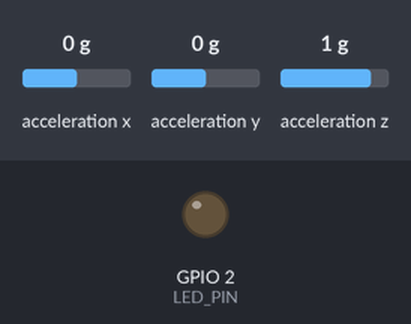
A sketch run on a simulated ESP32. Shown: output pins drawn as LEDs (lit = HIGH). Wiring (inferred from the names in the program): MPU-6050 motion sensor at I2C address 0x68. Inputs (shaded band) come from the test bench; at power-on: acceleration z 1 g, acceleration x 0 g, acceleration y 0 g. WiFi joins after 1.5 s; servers stay silent unless stated; uploads are accepted with an empty reply; the local clock reads 2024-03-15 10:24:30 at power-on unless the sketch sets it; what the sketch prints to the serial monitor is not drawn.

Above: at 5.9 s.
6.0 s: acceleration z set to 0.4 g
7.5 s: acceleration z set to 0.1 g
9.1 s: acceleration x set to -0.3 g
At 9.78 s:
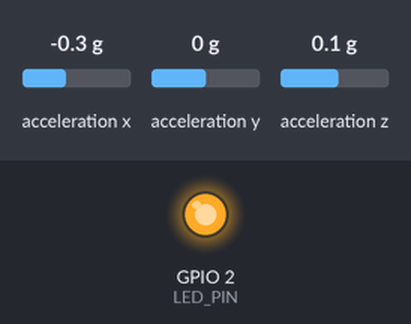
Timing chart, 0 to 12.3 s (numbered marks = the images above; inputs shaded):
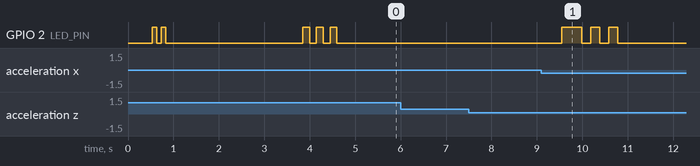

The sketch:

safestep_FINAL.ino
```cpp
/**
 * ╔══════════════════════════════════════════════════════════════════╗
 * ║                    SAFESTEP FALL DETECTION                       ║
 * ║              ESP32 + MPU6050 Production Firmware                 ║
 * ║                   FINAL VERSION - READY TO UPLOAD                ║
 * ╚══════════════════════════════════════════════════════════════════╝
 *
 * FEATURES:
 * - Delta-based fall detection (superior accuracy)
 * - HTTP retry with RSSI warnings
 * - Token caching optimized
 * - NTP time sync
 *
 * HARDWARE CONNECTIONS:
 * - MPU6050 VCC  → ESP32 3.3V
 * - MPU6050 GND  → ESP32 GND
 * - MPU6050 SDA  → ESP32 GPIO21
 * - MPU6050 SCL  → ESP32 GPIO22
 *
 * Version: 2.1.0 FINAL
 */

#include <WiFi.h>
#include <HTTPClient.h>
#include <WiFiClientSecure.h>
#include <ArduinoJson.h>
#include <Wire.h>
#include "time.h"
#include <math.h>

// ════════════════════════════════════════════════════════════════════
// ▶ YOUR CONFIGURATION (READY TO USE!)
// ════════════════════════════════════════════════════════════════════

const char* WIFI_SSID = "Harish";
const char* WIFI_PASSWORD = "Harish0519";
const char* WORKER_URL = "https://safestep-fcm-relay.harishkumar-sp5511.workers.dev";
const char* FCM_TOKEN = "fOkz1phjTxy9OUC7YjPBiB:APA91bFTe2KwAqpikownFmm0LqCcG7UoJXTuZVxRWUYLKzDEf8sRXc3OMoNn5-hnpsuGRqu_uBjw8DawHIoqYIeWaM3PxYOCcBL6y5WzlaOpe6VZvKtUMMQ";
const char* DEVICE_ID = "ESP32_01";
const char* FIRMWARE_VERSION = "2.1.0";

// ════════════════════════════════════════════════════════════════════
// ▶ FALL DETECTION PARAMETERS (Tuned for real falls)
// ════════════════════════════════════════════════════════════════════

const float IMPACT_THRESHOLD_G = 2.5;          // Delta trigger threshold
const float FREEFALL_THRESHOLD_G = 0.3;        // Near-freefall detection
const float ORIENTATION_CHANGE_DEG = 50.0;     // Significant angle change
const unsigned long POST_IMPACT_WINDOW_MS = 2000;
const float POST_IMPACT_STILLNESS_G = 0.25;
const unsigned long ALERT_COOLDOWN_MS = 30000; // 30s between alerts
const int HTTP_RETRY_COUNT = 2;
const int RSSI_WARNING_THRESHOLD = -80;

// ════════════════════════════════════════════════════════════════════
// ▶ MPU6050 CONFIGURATION
// ════════════════════════════════════════════════════════════════════
const int MPU6050_ADDR = 0x68;
const int MPU6050_PWR_MGMT_1 = 0x6B;
const int MPU6050_ACCEL_XOUT_H = 0x3B;
const int MPU6050_ACCEL_CONFIG = 0x1C;
const int MPU6050_WHO_AM_I = 0x75;
const int LED_PIN = 2;

// ════════════════════════════════════════════════════════════════════
// ▶ GLOBAL VARIABLES
// ════════════════════════════════════════════════════════════════════
WiFiClientSecure wifiClient;
HTTPClient http;

float accelX = 0, accelY = 0, accelZ = 0;
float pitch = 0, roll = 0;
float totalAccelG = 0;
float baselineX = 0, baselineY = 0, baselineZ = 0;
float baselineMag = 1.0;
bool isCalibrated = false;

enum DeviceState { STATE_IDLE, STATE_IMPACT_DETECTED, STATE_ANALYZING_FALL, STATE_FALL_CONFIRMED, STATE_COOLDOWN };
DeviceState currentState = STATE_IDLE;

unsigned long lastAlertTime = 0;
unsigned long impactDetectedTime = 0;
unsigned long lastPostureCheck = 0;

float impactBuffer[10];
int bufferIndex = 0;

const char* ntpServer = "pool.ntp.org";
const long gmtOffset_sec = 19800;  // IST
const int daylightOffset_sec = 0;

// ════════════════════════════════════════════════════════════════════
// ▶ SETUP
// ════════════════════════════════════════════════════════════════════
void setup() {
    Serial.begin(115200);
    delay(500);

    printBanner();

    pinMode(LED_PIN, OUTPUT);
    digitalWrite(LED_PIN, LOW);
    blinkLED(2, 100);

    Wire.begin();

    if (!initMPU6050()) {
        Serial.println("❌ MPU6050 FAILED! Check: SDA→21, SCL→22");
        while (true) { blinkLED(5, 100); delay(1000); }
    }

    connectWiFi();
    configTime(gmtOffset_sec, daylightOffset_sec, ntpServer);
    wifiClient.setInsecure(); // Prototype only
    calibrateAccelerometer();

    // Prefill buffer
    for (int i = 0; i < 10; i++) {
        readMPU6050();
        impactBuffer[i] = fabs(totalAccelG - baselineMag);
        delay(20);
    }

    Serial.println("\n═══════════════════════════════════════");
    Serial.println("✅ SafeStep Ready - Shake hard to test!");
    Serial.println("═══════════════════════════════════════\n");
    blinkLED(3, 150);
}

// ════════════════════════════════════════════════════════════════════
// ▶ MAIN LOOP
// ════════════════════════════════════════════════════════════════════
void loop() {
    if (WiFi.status() != WL_CONNECTED) connectWiFi();

    readMPU6050();
    calculateOrientation();

    float deltaG = fabs(totalAccelG - baselineMag);
    impactBuffer[bufferIndex] = deltaG;
    bufferIndex = (bufferIndex + 1) % 10;

    switch (currentState) {
        case STATE_IDLE:
            if (deltaG > IMPACT_THRESHOLD_G) {
                Serial.printf("\n⚠️ IMPACT! Delta: %.2fg\n", deltaG);
                impactDetectedTime = millis();
                currentState = STATE_IMPACT_DETECTED;
                blinkLED(1, 80);
            } else if (totalAccelG < FREEFALL_THRESHOLD_G) {
                Serial.println("\n⚠️ FREEFALL!");
                impactDetectedTime = millis();
                currentState = STATE_IMPACT_DETECTED;
            }
            break;

        case STATE_IMPACT_DETECTED:
            if (millis() - impactDetectedTime > 100) {
                Serial.println("🔍 Analyzing...");
                currentState = STATE_ANALYZING_FALL;
            }
            break;

        case STATE_ANALYZING_FALL:
            if (millis() - impactDetectedTime > POST_IMPACT_WINDOW_MS) {
                float movement = calculateRecentMovement();
                bool angleChange = (fabs(pitch) > ORIENTATION_CHANGE_DEG || fabs(roll) > ORIENTATION_CHANGE_DEG);

                if (movement < POST_IMPACT_STILLNESS_G && angleChange) {
                    Serial.println("🚨 FALL CONFIRMED!");
                    currentState = STATE_FALL_CONFIRMED;
                } else {
                    Serial.println("✅ False alarm");
                    currentState = STATE_IDLE;
                }
            }
            break;

        case STATE_FALL_CONFIRMED: {
            float peak = getPeakImpact();
            Serial.printf("\n╔═══ SENDING ALERT ═══╗\nImpact: %.2fg\nPitch: %.1f° Roll: %.1f°\n", peak, pitch, roll);

            digitalWrite(LED_PIN, HIGH);
            bool ok = sendFallAlert(peak, pitch, roll);
            digitalWrite(LED_PIN, LOW);

            if (ok) {
                Serial.println("✅ Alert sent!");
                blinkLED(3, 200);
            } else {
                Serial.println("❌ Alert failed!");
                blinkLED(8, 50);
            }

            lastAlertTime = millis();
            currentState = STATE_COOLDOWN;
            break;
        }

        case STATE_COOLDOWN:
            if (millis() - lastAlertTime > ALERT_COOLDOWN_MS) {
                Serial.println("⏱️ Ready again");
                currentState = STATE_IDLE;
            }
            break;
    }

    delay(20);
}

// ════════════════════════════════════════════════════════════════════
// ▶ MPU6050 FUNCTIONS
// ════════════════════════════════════════════════════════════════════

bool initMPU6050() {
    Wire.beginTransmission(MPU6050_ADDR);
    Wire.write(MPU6050_PWR_MGMT_1);
    Wire.write(0x00);
    if (Wire.endTransmission() != 0) return false;
    delay(100);

    Wire.beginTransmission(MPU6050_ADDR);
    Wire.write(MPU6050_WHO_AM_I);
    Wire.endTransmission(false);
    Wire.requestFrom(MPU6050_ADDR, 1);

    if (Wire.available()) {
        byte who = Wire.read();
        Serial.printf("MPU6050 ID: 0x%X ✅\n", who);

        Wire.beginTransmission(MPU6050_ADDR);
        Wire.write(MPU6050_ACCEL_CONFIG);
        Wire.write(0x10); // ±8g
        Wire.endTransmission();
        return true;
    }
    return false;
}

void readMPU6050() {
    Wire.beginTransmission(MPU6050_ADDR);
    Wire.write(MPU6050_ACCEL_XOUT_H);
    Wire.endTransmission(false);
    Wire.requestFrom(MPU6050_ADDR, 6);

    if (Wire.available() >= 6) {
        int16_t rawX = Wire.read() << 8 | Wire.read();
        int16_t rawY = Wire.read() << 8 | Wire.read();
        int16_t rawZ = Wire.read() << 8 | Wire.read();

        accelX = rawX / 4096.0;
        accelY = rawY / 4096.0;
        accelZ = rawZ / 4096.0;
        totalAccelG = sqrt(accelX*accelX + accelY*accelY + accelZ*accelZ);
    }
}

void calculateOrientation() {
    pitch = atan2(accelX, sqrt(accelY*accelY + accelZ*accelZ)) * 180.0 / PI;
    roll = atan2(accelY, sqrt(accelX*accelX + accelZ*accelZ)) * 180.0 / PI;
}

void calibrateAccelerometer() {
    Serial.println("\n📐 Calibrating... keep still!");
    float sumX = 0, sumY = 0, sumZ = 0;

    for (int i = 0; i < 100; i++) {
        readMPU6050();
        sumX += accelX; sumY += accelY; sumZ += accelZ;
        delay(10);
    }

    baselineX = sumX / 100.0;
    baselineY = sumY / 100.0;
    baselineZ = sumZ / 100.0;
    baselineMag = sqrt(baselineX*baselineX + baselineY*baselineY + baselineZ*baselineZ);

    Serial.printf("Baseline: %.3fg (expected ~1.0g)\n", baselineMag);
    isCalibrated = true;
}

float calculateRecentMovement() {
    float sum = 0, avg = 0, variance = 0;
    for (int i = 0; i < 10; i++) sum += impactBuffer[i];
    avg = sum / 10.0;
    for (int i = 0; i < 10; i++) variance += (impactBuffer[i] - avg) * (impactBuffer[i] - avg);
    return sqrt(variance / 10.0);
}

float getPeakImpact() {
    float peak = 0;
    for (int i = 0; i < 10; i++) if (impactBuffer[i] > peak) peak = impactBuffer[i];
    return peak;
}

// ════════════════════════════════════════════════════════════════════
// ▶ NETWORK FUNCTIONS
// ════════════════════════════════════════════════════════════════════

void connectWiFi() {
    Serial.printf("\n📶 Connecting to %s", WIFI_SSID);
    WiFi.mode(WIFI_STA);
    WiFi.begin(WIFI_SSID, WIFI_PASSWORD);

    int attempts = 0;
    while (WiFi.status() != WL_CONNECTED && attempts < 40) {
        delay(300);
        Serial.print(".");
        attempts++;
    }

    if (WiFi.status() == WL_CONNECTED) {
        Serial.printf("\n✅ Connected! IP: %s RSSI: %d dBm\n",
            WiFi.localIP().toString().c_str(), WiFi.RSSI());
    } else {
        Serial.println("\n❌ WiFi failed!");
    }
}

bool sendFallAlert(float impactG, float currentPitch, float currentRoll) {
    if (WiFi.status() != WL_CONNECTED) return false;

    if (WiFi.RSSI() < RSSI_WARNING_THRESHOLD) {
        Serial.printf("⚠️ Weak signal: %d dBm\n", WiFi.RSSI());
    }

    StaticJsonDocument<768> doc;
    doc["token"] = FCM_TOKEN;
    doc["device_id"] = DEVICE_ID;
    doc["event_type"] = "FALL_CONFIRMED";
    doc["event_id"] = String("evt_") + String(millis());
    doc["timestamp"] = getISOTimestamp();
    doc["impact_g"] = String(impactG, 2);
    doc["pitch"] = String(currentPitch, 1);
    doc["roll"] = String(currentRoll, 1);
    doc["firmware_version"] = FIRMWARE_VERSION;

    String payload;
    serializeJson(doc, payload);
    Serial.println("📤 " + payload);

    bool success = false;
    for (int attempt = 1; attempt <= HTTP_RETRY_COUNT && !success; attempt++) {
        Serial.printf("Attempt %d/%d...\n", attempt, HTTP_RETRY_COUNT);

        http.begin(wifiClient, WORKER_URL);
        http.addHeader("Content-Type", "application/json");
        http.setTimeout(15000);

        int code = http.POST(payload);
        if (code > 0) {
            Serial.printf("HTTP %d\n", code);
            String resp = http.getString();
            Serial.println(resp.substring(0, 200)); // First 200 chars
            success = (code == 200 || code == 201);
        } else {
            Serial.printf("Error: %s\n", http.errorToString(code).c_str());
        }
        http.end();

        if (!success && attempt < HTTP_RETRY_COUNT) delay(500);
    }

    return success;
}

String getISOTimestamp() {
    struct tm timeinfo;
    if (!getLocalTime(&timeinfo, 1000)) {
        return String("unsynced-") + String(millis() / 1000);
    }
    char buf[30];
    strftime(buf, sizeof(buf), "%Y-%m-%dT%H:%M:%SZ", &timeinfo);
    return String(buf);
}

// ════════════════════════════════════════════════════════════════════
// ▶ UTILITIES
// ════════════════════════════════════════════════════════════════════

void blinkLED(int times, int ms) {
    for (int i = 0; i < times; i++) {
        digitalWrite(LED_PIN, HIGH); delay(ms);
        digitalWrite(LED_PIN, LOW); delay(ms);
    }
}

void printBanner() {
    Serial.println("\n╔═══════════════════════════════════════╗");
    Serial.println("║    SAFESTEP v2.1.0 FINAL              ║");
    Serial.println("║    ESP32 + MPU6050 Fall Detection     ║");
    Serial.println("╚═══════════════════════════════════════╝");
    Serial.printf("Device: %s\nWorker: %s\n\n", DEVICE_ID, WORKER_URL);
}
```

Measured:
- the behaviour switches between -0.1 and -0.2 g on acceleration x (found by bisection; images 0 and 1)
- after the input at 6.0 s, every drawn part: stays the same
- after the input at 7.5 s, every drawn part: stays the same
- after the input at 9.1 s, GPIO 2 (LED_PIN): LOW → HIGH after 0.45 s, then repeats every 0.40 s: LOW 0.20 s, HIGH 0.20 s, until it stays LOW from 10.8 s
